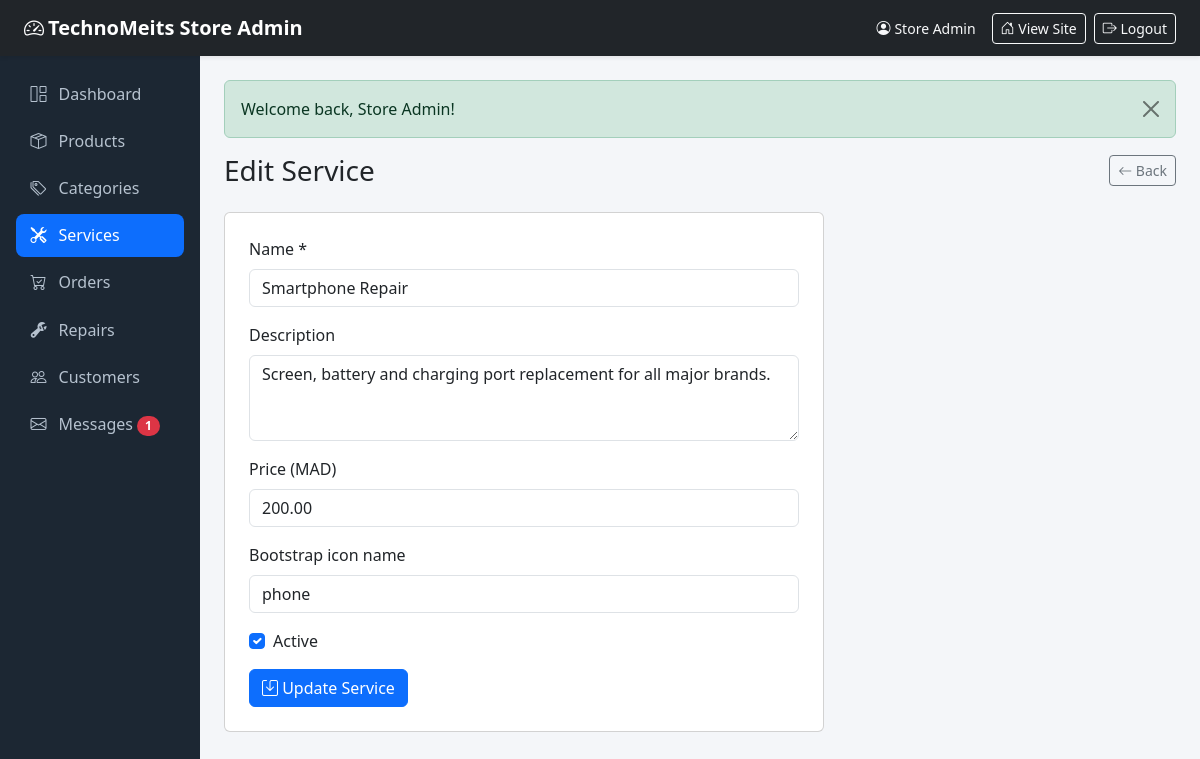
The page /public/admin/services/edit/2 (signed in) on the database its author committed.
### tables this page shows
CREATE TABLE services (
    id          INT UNSIGNED AUTO_INCREMENT PRIMARY KEY,
    name        VARCHAR(150) NOT NULL,
    description TEXT,
    price       DECIMAL(10, 2) DEFAULT NULL,
    icon        VARCHAR(100) DEFAULT NULL,
    is_active   TINYINT(1) NOT NULL DEFAULT 1,
    created_at  TIMESTAMP NOT NULL DEFAULT CURRENT_TIMESTAMP
);

### app/controllers/admin/ServicesController.php (called while the page is built, shortened)
<?php
class ServicesController extends Controller
{
    public function edit($id)
    {
        $service = (new Service())->find($id);
        $this->adminView('admin/services/form', [
            'title'       => 'Edit Service',
            'adminActive' => 'services',
            'service'     => $service,
        ]);
    }
}

### app/core/App.php (called while the page is built, shortened)
<?php
class App
{
    protected $controller;
    protected $method = 'index';
    public function __construct()
    {
        $url = $this->parseUrl();
        if (!empty($url) && strtolower($url[0]) === 'admin') {
            array_shift($url);
            $this->resolveAdmin($url);
        } else {
            $this->resolvePublic($url);
        }
        $this->params = array_values($url);
        call_user_func_array([$this->controller, $this->method], $this->params);
    }
    private function resolveAdmin(&$url)
    {
        $controllerName = !empty($url[0]) ? ucfirst(strtolower($url[0])) . 'Controller' : 'DashboardController';
        $class          = 'App\\Controllers\\Admin\\' . $controllerName;
        array_shift($url);
        $this->controller = class_exists($class) ? new $class() : new ErrorController();
        $this->method     = !empty($url[0]) ? strtolower(array_shift($url)) : 'index';
    }
    private function parseUrl()
    {
        if (isset($_GET['url'])) {
            $url = rtrim($_GET['url'], '/');
            $url = filter_var($url, FILTER_SANITIZE_URL);
            return explode('/', $url);
        }
        return [];
    }
}

### public/index.php (called while the page is built, shortened)
<?php
require_once APP_PATH . '/core/helpers.php';
spl_autoload_register(function ($class) {
    $prefix = 'App\\';
    if (strncmp($class, $prefix, strlen($prefix)) === 0) {
        $file = APP_PATH . '/' . str_replace('\\', '/', substr($class, strlen($prefix))) . '.php';
    }
});
new App();

### app/core/helpers.php (called while the page is built, shortened)
<?php
function e($value)
{
    return htmlspecialchars((string) $value, ENT_QUOTES, 'UTF-8');
}
function url($path = '')
{
    return BASE_URL . ltrim($path, '/');
}
function old($key, $default = '')
{
    return $_POST[$key] ?? $default;
}

### app/core/Database.php (called while the page is built, shortened)
<?php
class Database
{
    private static $instance = null;
    private $pdo;
    private function __construct()
    {
        $dsn = 'mysql:host=' . DB_HOST . ';port=' . DB_PORT . ';dbname=' . DB_NAME . ';charset=utf8mb4';
        try {
            $this->pdo = new PDO($dsn, DB_USER, DB_PASS, [
                PDO::ATTR_ERRMODE            => PDO::ERRMODE_EXCEPTION,
                PDO::ATTR_DEFAULT_FETCH_MODE => PDO::FETCH_ASSOC,
                PDO::ATTR_EMULATE_PREPARES   => false,
                PDO::ATTR_TIMEOUT            => 5,
            ]);
        } catch (PDOException $e) {
            http_response_code(500);
            die('Database connection failed: ' . htmlspecialchars($e->getMessage(), ENT_QUOTES, 'UTF-8'));
        }
    }
    public static function instance()
    {
        if (self::$instance === null) {
            self::$instance = new self();
        }
        return self::$instance;
    }
    public function run($sql, $params = [])
    {
        $stmt = $this->pdo->prepare($sql);
        $stmt->execute($params);
        return $stmt;
    }
    public function fetch($sql, $params = [])
    {
        return $this->run($sql, $params)->fetch();
    }
}

### app/core/Model.php (called while the page is built, shortened)
<?php
abstract class Model
{
    protected $db;
    protected $table;
    protected $primaryKey = 'id';
    public function __construct()
    {
        $this->db = Database::instance();
    }
    public function find($id)
    {
        return $this->db->fetch(
            "SELECT * FROM {$this->table} WHERE {$this->primaryKey} = ? LIMIT 1",
            [$id]
        );
    }
}

### app/views/admin/services/form.php (the view, shortened to what this page needs)
<?php $errors = ($errors ?? []) + ['name' => '']; ?>
<div class="d-flex justify-content-between align-items-center mb-4">
    <h1 class="h3 mb-0">Edit Service</h1>
    <a href="<?= url('admin/services') ?>" class="btn btn-outline-secondary btn-sm"><i class="bi bi-arrow-left"></i> Back</a>
</div>
<div class="card p-4" style="max-width:600px">
    <form method="post" action="<?= url('admin/services/update/' . $service['id']) ?>">
        <div class="mb-3">
            <label class="form-label">Name *</label>
            <input type="text" name="name" class="form-control <?= $errors['name'] ? 'is-invalid' : '' ?>" value="<?= e(old('name', $service['name'])) ?>">
        </div>
        <div class="mb-3">
            <label class="form-label">Description</label>
            <textarea name="description" rows="3" class="form-control"><?= e(old('description', $service['description'])) ?></textarea>
        </div>
        <div class="mb-3">
            <label class="form-label">Price (<?= CURRENCY ?>)</label>
            <input type="number" step="0.01" name="price" class="form-control" value="<?= e(old('price', $service['price'])) ?>">
        </div>
        <div class="mb-3">
            <label class="form-label">Bootstrap icon name</label>
            <input type="text" name="icon" class="form-control" value="<?= e(old('icon', $service['icon'])) ?>">
        </div>
        <div class="mb-3 form-check">
            <input type="checkbox" name="is_active" id="is_active" class="form-check-input" value="1" <?= $service['is_active'] ? 'checked' : '' ?>>
            <label class="form-check-label" for="is_active">Active</label>
        </div>
        <button class="btn btn-primary"><i class="bi bi-save"></i> Update Service</button>
    </form>
</div>

### public/assets/css/style.css (style rules this page uses)
:root { --brand-color: #0d6efd; --brand-dark: #0b5ed7; }
body { font-family: system-ui, -apple-system, "Segoe UI", Roboto, sans-serif; overflow-x: hidden; }
.admin-body { background: #f4f6f9; }

### rows shown on the page
services: name "Smartphone Repair", description "Screen, battery and charging port replacement for all major brands.", price "200.00", icon "phone", is_active "☑"

### other values the page prints
APP_NAME "TechnoMeits Store"
currentUser()['name'] "Store Admin"
$unread "1"
$alert['message'] "Welcome back, Store Admin!"
CURRENCY "MAD"
